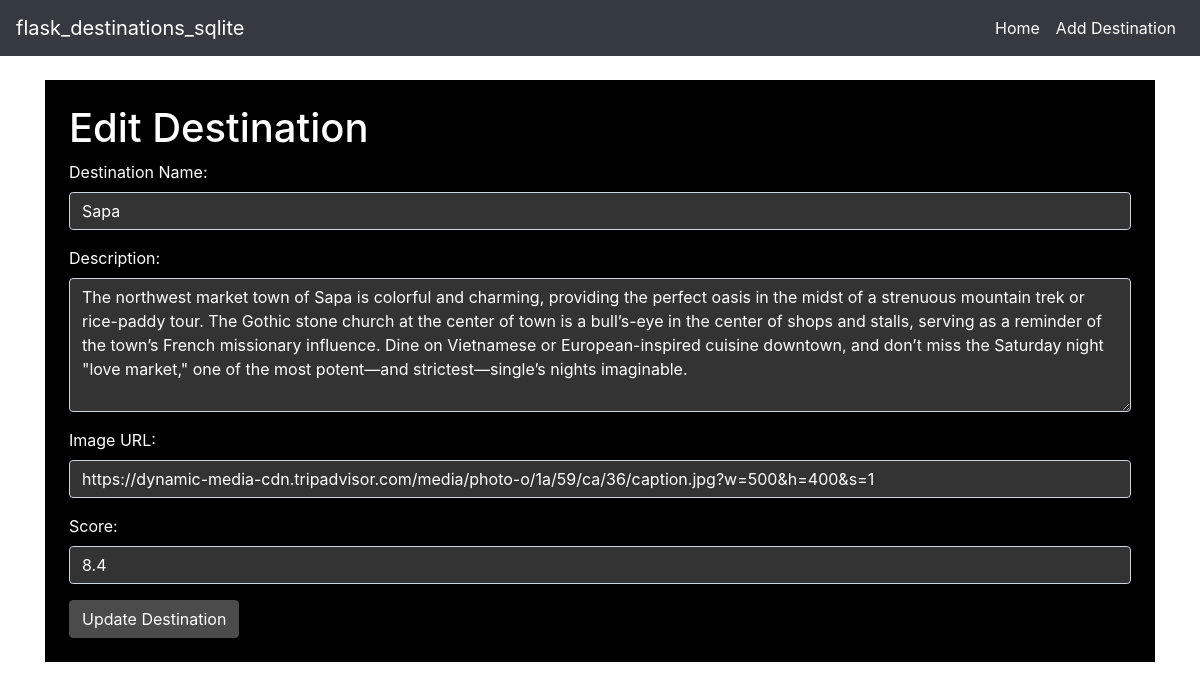
Screenshot of /edit_destination/6 with the database file from the repository.
### tables this page shows
CREATE TABLE destinations_list (
    id INTEGER PRIMARY KEY AUTOINCREMENT,
    destination_name TEXT UNIQUE NOT NULL,
    description TEXT NOT NULL,
    image_url TEXT,
    reviews TEXT,
    score REAL
);

### app.py (the view, shortened to what this page needs)
@app.route('/edit_destination/<int:id>', methods=['GET', 'POST'])
def edit_destination(id):
    conn = get_db()
    cursor = conn.cursor()
    cursor.execute('SELECT * FROM destinations_list WHERE id = ?', (id,))
    destination = cursor.fetchone()
    conn.close()
    return render_template('edit_destination.html', destination=destination)

### app.py (called while the page is built)
def get_db():
    conn = sqlite3.connect(DATABASE)
    conn.row_factory = sqlite3.Row
    return conn

### templates/edit_destination.html (shortened to what this page needs)
{% extends 'base.html' %}
{% block content %}
<div class="container mt-4 black-background p-4">
    <h1>Edit Destination</h1>
    <form method="POST">
        <div class="form-group">
            <label for="destination_name">Destination Name:</label>
            <input type="text" class="form-control" id="destination_name" name="destination_name" value="{{ destination.destination_name }}" required>
        </div>
        <div class="form-group">
            <label for="description">Description:</label>
            <textarea class="form-control" id="description" name="description" rows="5" required>{{ destination.description }}</textarea>
        </div>
        <div class="form-group">
            <label for="image_url">Image URL:</label>
            <input type="text" class="form-control" id="image_url" name="image_url" value="{{ destination.image_url }}">
        </div>
        <div class="form-group">
            <label for="score">Score:</label>
            <input type="number" class="form-control" id="score" name="score" value="{{ destination.score }}" step="0.1" min="0" max="10" required>
        </div>
        <button type="submit" class="btn btn-dark-gray">Update Destination</button>
    </form>
</div>
{% endblock %}

### static/styles.css (style rules this page uses)
.black-background { background-color: #000000; color: #ffffff; }
.black-background .form-control { background-color: #333333; color: #ffffff; }
.black-background label { color: #ffffff; }
.btn-dark-gray { background-color: #4b4b4b; color: #ffffff; border-color: #4b4b4b; }

### rows the page displays
destinations_list: destination_name "Sapa", description "The northwest market town of Sapa is colorful and charming, providing the perfect oasis in the midst of a strenuous mountain trek or rice-paddy tour. The Gothic stone church at the center of town is a bull’s-eye in the center of shops and stalls, serving as a reminder of the town’s French missionary influence. Dine on Vietnamese or European-inspired cuisine downtown, and don’t miss the Saturday night \"love market,\" one of the most potent—and strictest—single’s nights imaginable.", image_url "https://dynamic-media-cdn.tripadvisor.com/media/photo-o/1a/59/ca/36/caption.jpg?w=500&h=400&s=1", score "8.4"
